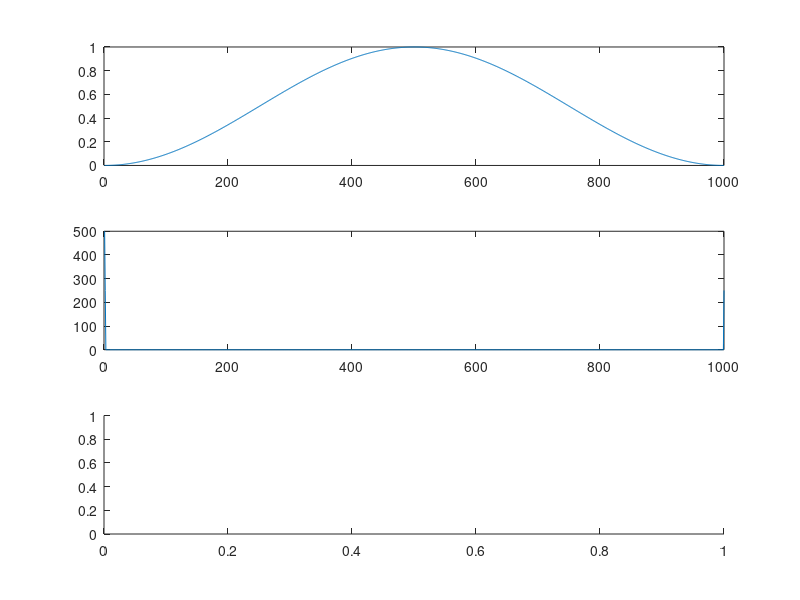

Write MATLAB code to recreate this figure. (Note: this script raises an error after producing the figure.)
f = linspace(-pi, pi, 1000);
w1 = 0.5*(1+cos(f));
close all;
subplot(3,1,1);
plot(w1);
W1 = fft(w1);
subplot(3,1,2);
plot(abs(W1));
subplot(3,1,3);
plot(phase(W1));